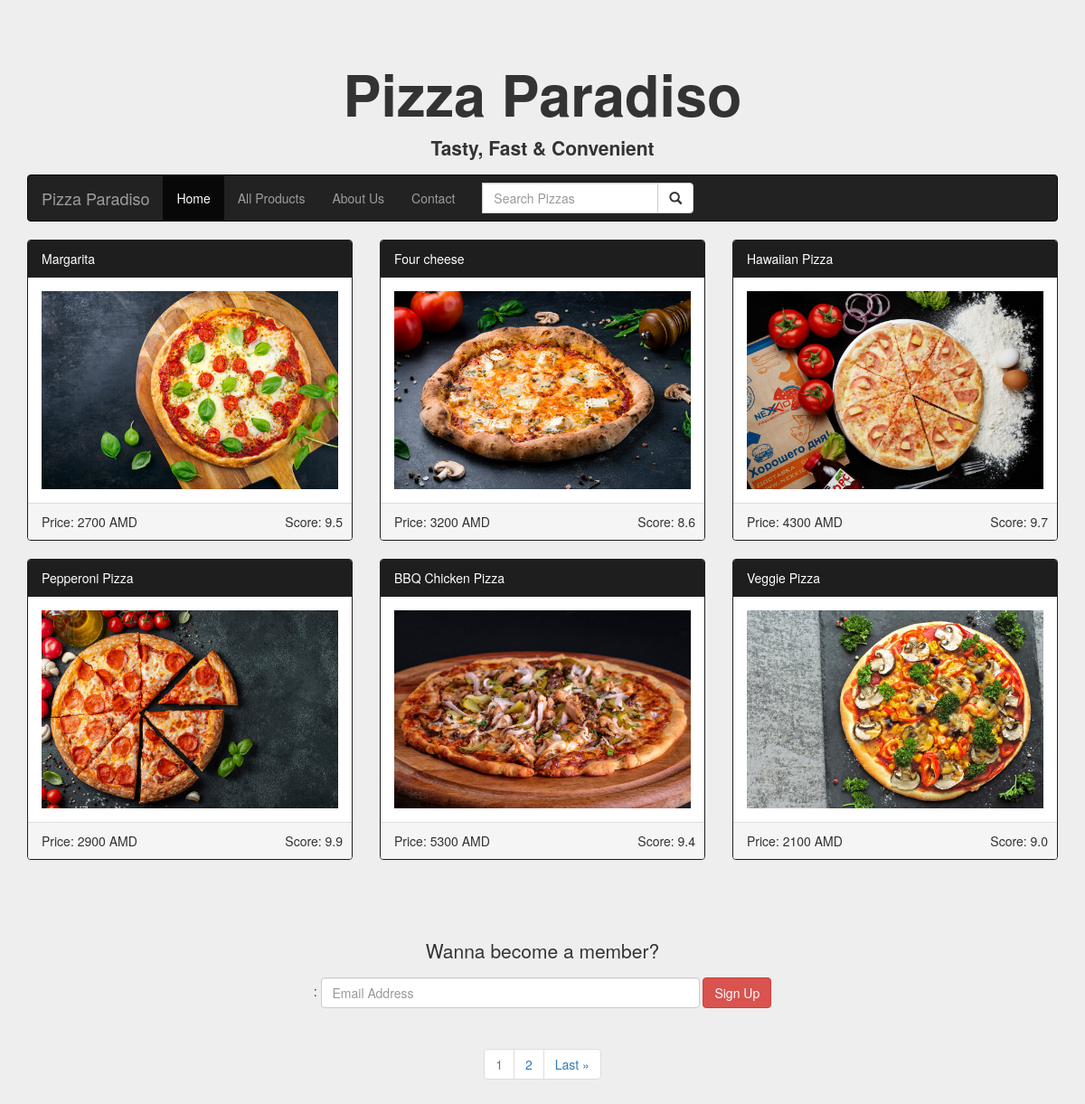
Page /pizzas/ on the committed database.
### pizzas/models.py (models this page shows, shortened)
class Pizza(models.Model):
    name = models.CharField(max_length=50)
    price = models.PositiveIntegerField()
    score = models.FloatField()
    details = models.TextField(max_length=300)
    image = models.ImageField(null=True, blank=True)
    category = models.ForeignKey('DoughType', null=True,
                                 on_delete=models.PROTECT, verbose_name="Dough")

### pizzas/views.py (the view)
# urls.py: path("pizzas/", home_pizzas, name='home_pizzas'),
def home_pizzas(requests):
    context = Pizza.objects.all()
    paginator = Paginator(context, 6)  # Show 6 pizzas per page.
    page_number = requests.GET.get('page')
    page_obj = paginator.get_page(page_number)
    return render(requests, 'pizzas/pizzas_home.html', {'pizzas': context, 'page_obj': page_obj})

### templates/pizzas/pizzas_home.html (shortened to what this page needs)
<!DOCTYPE html>
<html lang="en">
<head>
    <link href="https://maxcdn.bootstrapcdn.com/bootstrap/3.4.1/css/bootstrap.min.css" rel="stylesheet">
    <link rel="stylesheet" href="https://maxcdn.bootstrapcdn.com/bootstrap/3.4.1/css/bootstrap.min.css">
</head>
<body>
<div class="jumbotron">
    <div class="container text-center">
        <h1><b>Pizza Paradiso</b></h1>
        <p><b>Tasty, Fast & Convenient</b></p>
        <nav class="navbar navbar-inverse">
            <div class="container-fluid">
                <div class="navbar-header">
                    <a class="navbar-brand" href="#">Pizza Paradiso</a>
                </div>
                <ul class="nav navbar-nav">
                    <li class="active"><a href="/">Home</a></li>
                    <li><a href="{% url 'all_products' %}">All Products</a></li>
                    <li><a href="{% url 'about_us' %}">About Us</a></li>
                    <li class="hover-container">
                        <a href="#">Contact</a>
                    </li>
                </ul>
                <form class="navbar-form navbar-left" method=POST action="{% url 'search_pizzas' %}">
                    <div class="input-group">
                        <input type="text" class="form-control" placeholder="Search Pizzas" name="searched_val">
                        <div class="input-group-btn">
                            <button class="btn btn-default" type="submit">
                                <i class="glyphicon glyphicon-search"></i>
                            </button>
                        </div>
                    </div>
                </form>
            </div>
        </nav>
    </div>
    <div class="container">
        <div class="row">
            {% block content %}
            {% for pizza in page_obj %}
            <div class="col-sm-4">
                <div class="panel panel-primary">
                    <div class="panel-heading">
                        <a href="{% url 'pizza_detail' pizza.id %}" style="color: white;">{{ pizza.name }}</a>
                    </div>
                    <div class="panel-body">
                        {% if pizza.image %}
                        {% load static %}
                        <img src="{{ pizza.image.url }}"
                             alt="{{ pizza.name }}"
                             style="width:100%">
                        {% else %}
                        <img alt="Image" class="img-responsive" src="https://placehold.it/150x80?text=IMAGE"
                             style="width:100%">
                        {% endif %}
                    </div>
                    <div class="panel-footer">
                        Price: {{ pizza.price }} AMD
                        <div class="text-right">
                            Score: {{ pizza.score }}
                        </div>
                    </div>
                </div>
            </div>
            {% endfor %}
        </div>
        <br><br>
        <footer class="container-fluid text-center">
            <p>Wanna become a member?</p>
            <form class="form-inline">:
                <input class="form-control" placeholder="Email Address" size="50" type="email">
                <button class="btn btn-danger" type="button">Sign Up</button>
            </form>
        </footer>
    </div>
    <div style="text-align: center;">
        <nav aria-label="Page navigation example">
            <ul class="pagination">
                <li class="page-item disabled"><a href="#" class="page-link">{{ page_obj.number }}</a></li>
                {% if page_obj.has_next %}
                <li class="page-item"><a class="page-link" href="?page={{ page_obj.next_page_number }}">{{ page_obj.next_page_number }}</a></li>
                <li class="page-item"><a class="page-link" href="?page={{ page_obj.paginator.num_pages }}">Last
                    &raquo</a></li>
                {% endif %}
                {% endblock content %}
            </ul>
        </nav>
    </div>
</div>
</body>
</html>

### templates/pizzas/pizzas_home.html (style rules this page uses)
.navbar { margin-bottom: 50px; border-radius: 0; }
.jumbotron { margin-bottom: 0; }
footer { background-color: #eeeeee; padding: 25px; }
.panel-primary > .panel-heading { background-color: #1e1e1e !important; border-color: #1e1e1e !important; }
.panel-primary { border-color: #1e1e1e !important; }
.panel-footer { position: relative; }
.panel-footer .text-right { position: absolute; bottom: 10px; right: 10px; }
.hover-container { position: relative; display: inline-block; }
.nav li { position: relative; }

### rows in the picture
Pizza: name "Margarita", image (picture), price "2700", score "9.5"
Pizza: name "Four cheese", image (picture), price "3200", score "8.6"
Pizza: name "Hawaiian Pizza", image (picture), price "4300", score "9.7"
Pizza: name "Pepperoni Pizza", image (picture), price "2900", score "9.9"
Pizza: name "BBQ Chicken Pizza", image (picture), price "5300", score "9.4"
Pizza: name "Veggie Pizza", image (picture), price "2100", score "9.0"

### other values in the picture
{{ page_obj.number }} "1"
{{ page_obj.next_page_number }} "2"
